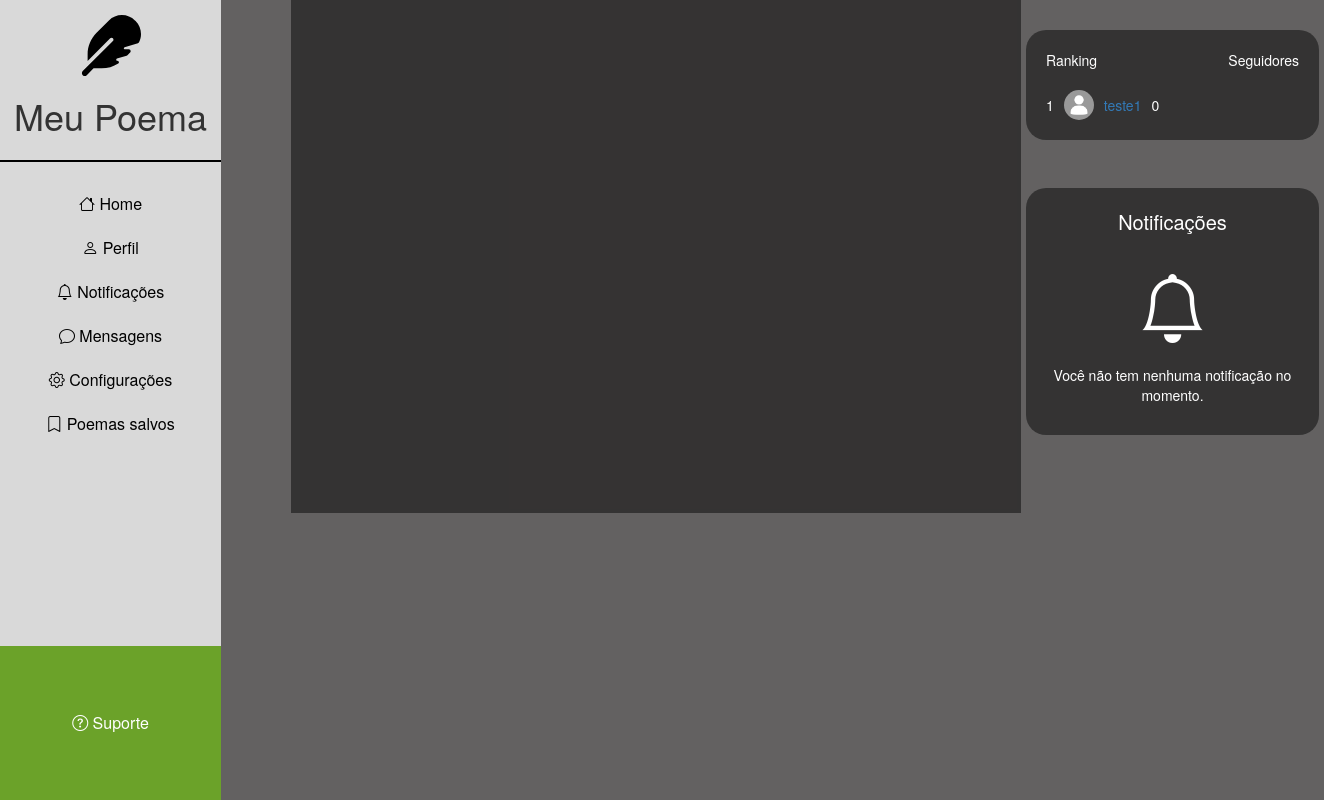
The app's page /notification (signed in) with its own data.
### meuPoema/models.py (models this page shows)
class User(database.Model, UserMixin):
    id = database.Column(database.Integer, primary_key=True)
    username = database.Column(database.String(), nullable=False)
    userUnique = database.Column(database.String(), default=lambda: "@" + uuid.uuid4().hex[:10])
    email = database.Column(database.String(), unique=True, nullable=False)
    password = database.Column(database.String(),nullable=False)
    foto_perfil = database.Column(database.String(), default='default.jpg')
    posts = database.relationship('Post', backref='author', lazy=True)
    followers = database.relationship('Follow', foreign_keys='Follow.followed_id', backref='followed', lazy=True)
    bio = database.Column(database.String(), default='Sem biografia')
    notifications = database.relationship('Notification', backref='user', lazy=True)
    configRanking = database.Column(database.Boolean(), default=False)
    configNotifications = database.Column(database.Boolean(), default=False)

### meuPoema/routes.py (the view)
@app.route("/notification")
@login_required
def notification():
    notification = Notification.query.filter_by(recever_id=current_user.id).order_by(Notification.date_created.desc()).all()
    rank = lista_rank()
    return render_template('notification.html', notification=notification, current_user=current_user, rank=rank)

### meuPoema/models.py (called while the page is built)
@login_manager.user_loader
def load_user(user_id):
    return User.query.get(int(user_id))

### meuPoema/routes.py (called while the page is built)
def lista_rank():
    rank = (database.session.query(User)
            .outerjoin(User.followers)
            .group_by(User.id)
            .order_by(func.count(User.followers).desc())
            .limit(5)
            .all())
    return rank

### meuPoema/templates/notification.html (shortened to what this page needs)
{% extends 'base.html' %}
{% block body %}
    <div class="notification-page">
    </div>
{% endblock %}

### meuPoema/templates/rank.html
<div>
    {% if current_user.configRanking %}
    {% else %}
        <div class="followers">
            <div class="title">
                <p>Ranking</p>
                <p>Seguidores</p>
            </div>
            <div class="userRanking">
                {% for rank in rank %}
                    <div class="user">
                        <p>{{ loop.index }}</p>
                        <a href="{{  url_for('profile', id=rank.id) }}">
                            <img src="{{ url_for('static', filename='profile_pictures/' + rank.foto_perfil) }}" class="img-rank" alt="Avatar">
                        </a>
                        <a href="{{  url_for('profile', id=rank.id) }}">
                            <p id="name">{{ rank.username }}</p>
                        </a>
                        <p id="followers">{{ rank.followers|length }}</p>
                    </div>
                {% endfor %}
            </div>
        </div>
    {% endif %}
    {% if current_user.configNotifications %}
    {% else %}
        <div class="notifications">
            <p id="title-notification">Notificações</p>
            <i class="bi bi-bell"></i>
            <p id="text-notification">Você não tem nenhuma notificação no momento.</p>
        </div>
    {% endif %}
</div>

### meuPoema/static/style.css (style rules this page uses)
:root { --nav-bg: #D9D9D9; --btn-color: #6BA229; --bg: #636161; --post: rgba(41, 40, 40, 0.8); --login-color: #8B8B8B; --bg-title-login: #262626; --btn-message-color: #297ca2; --btn-report-color: #A2292B ; --btn-edit-color: #ce5e17; }
.body-base { display: grid; grid-template-columns: 221px 800px 1fr; }
.body-base { background-color: var(--bg); }
.notification-page { padding: 20px; color: white; margin-left: 70px; background-color: var(--post); }

### records on screen
User: foto_perfil (placeholder picture), username "teste1", followers|length "0"
